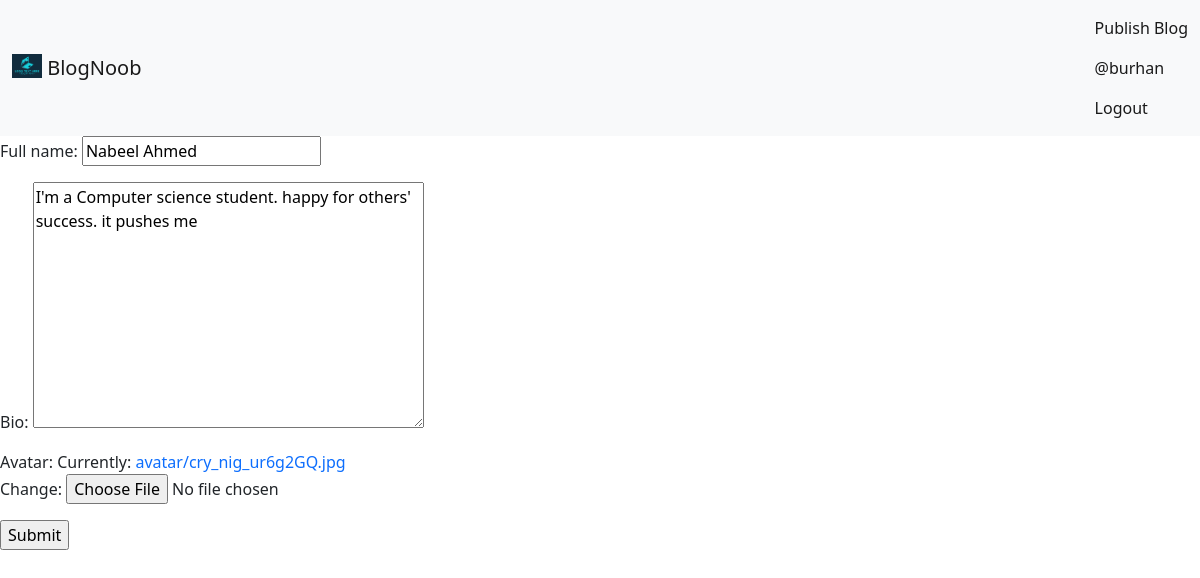
The app's page /edit-profile/1 (signed in) with its own data.
### base/models.py (models this page shows, shortened)
class Profile(models.Model):
    full_name = models.CharField(max_length=200, null=True)
    bio = models.TextField()
    user = models.OneToOneField(User, on_delete=models.CASCADE)
    avatar = models.ImageField(upload_to='avatar/', default='avatar/default.jpg',null=True)

### base/views.py (the view, shortened to what this page needs)
# urls.py: path('edit-profile/<str:pk>', views.editProfile, name='edit-profile'),
@login_required(login_url='login')
def editProfile(request, pk):
    user = User.objects.get(id=pk)
    profile = Profile.objects.get(user=user)
    form = ProfileForm(instance=profile)
    return render(request, 'base/edit_profile.html', {"form": form})

### base/forms.py
class ProfileForm(ModelForm):
    class Meta:
        model = Profile
        fields = '__all__'
        exclude = ['user']

### base/templates/base/edit_profile.html
{% extends 'main.html' %} {% block content %}
<div>
    <form action="" method="post">{% csrf_token %} {{form.as_p}}
        <input type='submit'></input>
    </form>
</div>
{% endblock %}

### templates/navbar.html (shortened to what this page needs)
{% load static %}
<div>
    <nav class="navbar bg-light">
        <div class="container-fluid">
            <a class="navbar-brand" href="{% url 'home' %}">
                <img
                    src="{% static 'images/logo.png' %}"
                    alt=""
                    width="30"
                    height="24"
                    class="d-inline-block align-text-top"
                />
                BlogNoob
            </a>
            <div>
                <ul class="navbar-nav me-auto mb-2 mb-lg-0">
                    {% if request.user.is_authenticated %}
                    <li class="nav-item">
                        <a
                            class="nav-link active"
                            aria-current=""
                            href="{% url 'publish-blog' %}"
                            >Publish Blog</a
                        >
                    </li>
                    <li class="nav-item">
                        <a
                            class="nav-link active"
                            aria-current=""
                            href="{% url 'user-profile' request.user.id %}"
                            >@{{request.user}}</a
                        >
                    </li>
                    <li class="nav-item">
                        <a
                            class="nav-link active"
                            aria-current=""
                            href="{% url 'logout' %}"
                            >Logout</a
                        >
                    </li>
                    {% endif %}
                </ul>
            </div>
        </div>
    </nav>
</div>

### static/css/styles.css (style rules this page uses)
body { line-height: 1.5; }
a { text-decoration: none; }

### records on screen
Profile: full_name "Nabeel Ahmed", bio "I'm a Computer science student. happy for others' success. it pushes me"

### other values on screen
{{ request.user }} "burhan"
